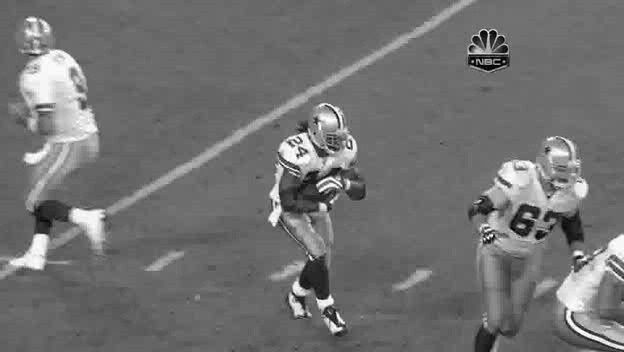
#> input picture Task 2 Lucas-Kanade-Tracking/lucas_kanade/Football/img/0001.jpg, 624 x 352 px; its folder holds only this picture in this run
$ jupyter execute --allow-errors 'Task 2. Pyramidal extension to Lucas-Kanade.ipynb'
#> lines starting #> are read from the running program, lines starting #| are printed output that depends on the picture
[cell 1]
import numpy as np
import cv2
import os
from matplotlib import pyplot as plt
from scipy import signal

[cell 2]
PATH = './lucas_kanade/'
PATH_TO_FRAMES = './lucas_kanade/Football/img/'

[cell 3]
frames = sorted(os.listdir(PATH_TO_FRAMES))

[cell 4]
# params for ShiTomasi corner detection
feature_params = dict( maxCorners = 30,
                       qualityLevel = 0.3,
                       minDistance = 9,
                       blockSize = 9 )

# Parameters for lucas kanade optical flow
lk_params = dict( winSize  = (15,15),
                  maxLevel = 8,       # this parameter corresponds to the max number of piramids
                 # method LK will use as many levels as pyramids have but no more than maxLevel
                  criteria = (cv2.TERM_CRITERIA_EPS | cv2.TERM_CRITERIA_COUNT, 10, 0.3)
                )

# Create some random colors
color = np.random.randint(0,255,(100,3))

# Take first frame and find corners in it
old_frame = cv2.imread(PATH_TO_FRAMES + frames[0])
#> old_frame is the input picture: shape (352, 624, 3); min 0, max 255, mean 113.5

old_gray = cv2.cvtColor(old_frame, cv2.COLOR_BGR2GRAY)
p0 = cv2.goodFeaturesToTrack(old_gray, mask = None, **feature_params)
#> p0 = 30 rows, first 8: [484, 32], [300, 153], [494, 32], [475, 61], [486, 239], [348, 146], [298, 144], [471, 48]

# Create a mask image for drawing purposes
mask = np.zeros_like(old_frame)

# create video writer
ft="XVID"
fourcc = cv2.VideoWriter_fourcc(*'MP4V')
height , width , layers =  old_frame.shape
#> height = 352; width = 624; layers = 3
#> `p1, st, err = cv2.calcOpticalFlowPyrLK(old_gray, frame_gray, p0, None,..`: p1 has the same summary as p0; st = 30 values from 1 to 1; err = 30 values from 0 to 0
#> `good_new = p1[st==1]`: good_new = 30 pairs, first value 273 to 608, second value 32 to 327
#> `good_old = p0[st==1]`: good_old has the same summary as good_new
#> the loop `for i,(new,old) in enumerate(zip(good_new,good_old)):` made 30 passes
#> after the loop `for i,(new,old) in enumerate(zip(good_new,good_old)):`:
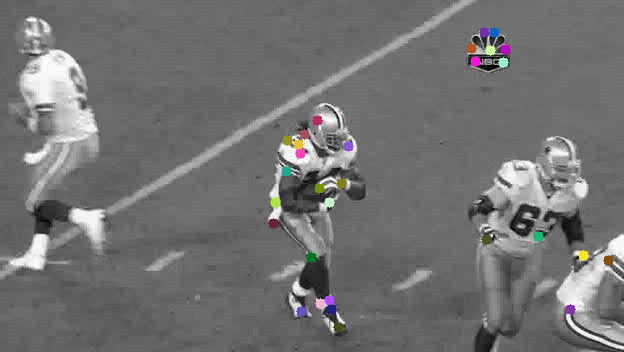
#> frame: shape (352, 624, 3); mean B, G, R 113.3, 113.3, 113.5
#> after the loop `for i,(new,old) in enumerate(zip(good_new,good_old)):`:
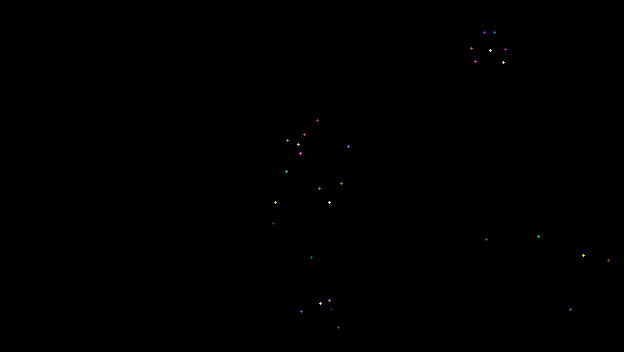
#> mask: shape (352, 624, 3); mean of channels 0, 1, 2 0.1, 0.1, 0.1; drawn as B, G, R
video = cv2.VideoWriter(PATH + 'piramid_extention_football' + '.mp4', fourcc, 24., (width,height))

# here I take only first 100 frames to make video clearer
N = 100
#> (the rest of this cell did not finish here and is left out)

A video result is here `./lucas_kanade/piramid_extention_football.mp4`

I didn't notice huge difference between LK method and LK with piramid image preprecessing. The optical flow line of descriptors look more smoothed on the result with piramid extention. But I noticed on the last frame that static object in top right area is shown as it's moving in the result with piramid extension which is an error.

I've added the last frames of both methods below.

[cell 5]
fig, axes = plt.subplots(1, 2)

fig.set_size_inches(15, 5)

hs, he, ws, we = 10, -24, 33, -10   # select bounding box

axes[0].set_title('Lucas-Kanade')
axes[0].imshow( cv2.imread(PATH + 'LK.png')[hs:he, ws:we] )
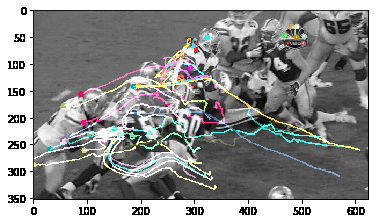
#> input picture Task 2 Lucas-Kanade-Tracking/lucas_kanade/LK.png, 378 x 223 px
axes[1].set_title('Lucas-Kanade with piramid extension')
axes[1].imshow( cv2.imread(PATH + 'LK_with_ext.png')[hs:he, ws:we] )
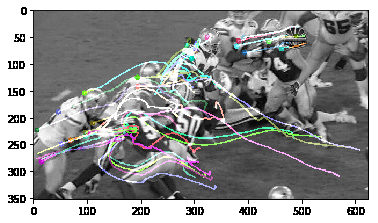
#> input picture Task 2 Lucas-Kanade-Tracking/lucas_kanade/LK_with_ext.png, 378 x 223 px

plt.show()
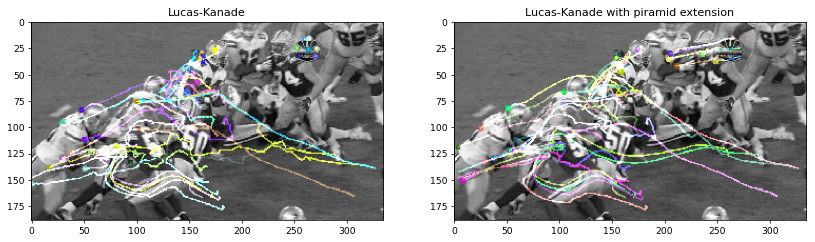
#> figure drawn by matplotlib, 2 panels
